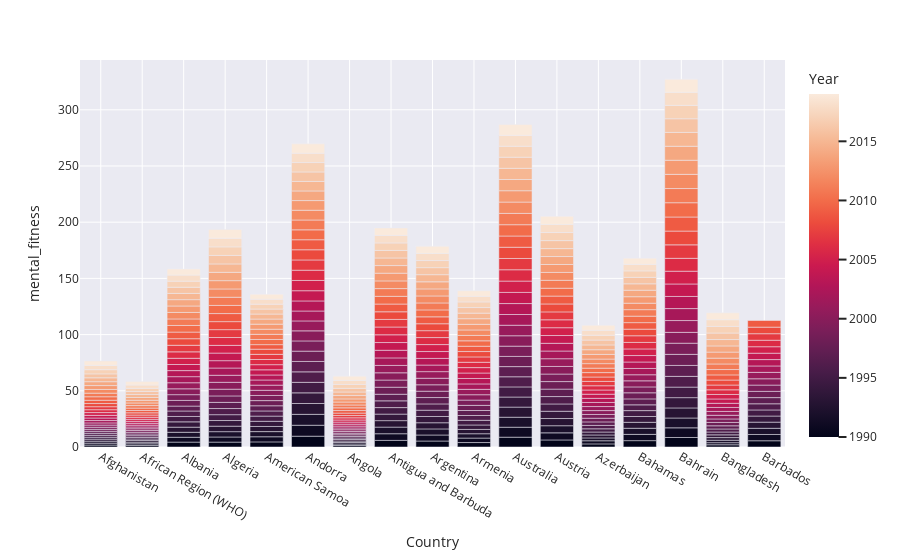

Source (notebook cell):
### Code cell
fig=px.bar(data.head(500),x='Country',y='mental_fitness',color='Year',template='seaborn')
fig.show()

### Figure 1 — Plotly figure (JSON) as saved in the notebook; plotly's stock layout.template omitted (floating-point values rounded to 4 significant figures; data arrays with more than 128 entries replaced by an {"elided": "..."} marker saying what was removed)
{"data": [{"alignmentgroup": "True", "hovertemplate": "Country=%{x}<br>mental_fitness=%{y}<br>Year=%{marker.color}<extra></extra>", "legendgroup": "", "marker": {"color": {"elided": "500 int values"}, "coloraxis": "coloraxis", "pattern": {"shape": ""}}, "name": "", "offsetgroup": "", "orientation": "v", "showlegend": false, "textposition": "auto", "type": "bar", "x": {"elided": "500 str values"}, "xaxis": "x", "y": {"elided": "500 float values"}, "yaxis": "y"}], "layout": {"barmode": "relative", "coloraxis": {"colorbar": {"title": {"text": "Year"}}, "colorscale": [[0, "rgb(2,4,25)"], [0.0625, "rgb(24,15,41)"], [0.125, "rgb(47,23,57)"], [0.1875, "rgb(71,28,72)"], [0.25, "rgb(97,30,82)"], [0.3125, "rgb(123,30,89)"], [0.375, "rgb(150,27,91)"], [0.4375, "rgb(177,22,88)"], [0.5, "rgb(203,26,79)"], [0.5625, "rgb(223,47,67)"], [0.625, "rgb(236,76,61)"], [0.6875, "rgb(242,107,73)"], [0.75, "rgb(244,135,95)"], [0.8125, "rgb(245,162,122)"], [0.875, "rgb(246,188,153)"], [0.9375, "rgb(247,212,187)"], [1, "rgb(250,234,220)"]]}, "legend": {"tracegroupgap": 0}, "margin": {"t": 60}, "xaxis": {"anchor": "y", "domain": [0, 1], "title": {"text": "Country"}}, "yaxis": {"anchor": "x", "domain": [0, 1], "title": {"text": "mental_fitness"}}}}
